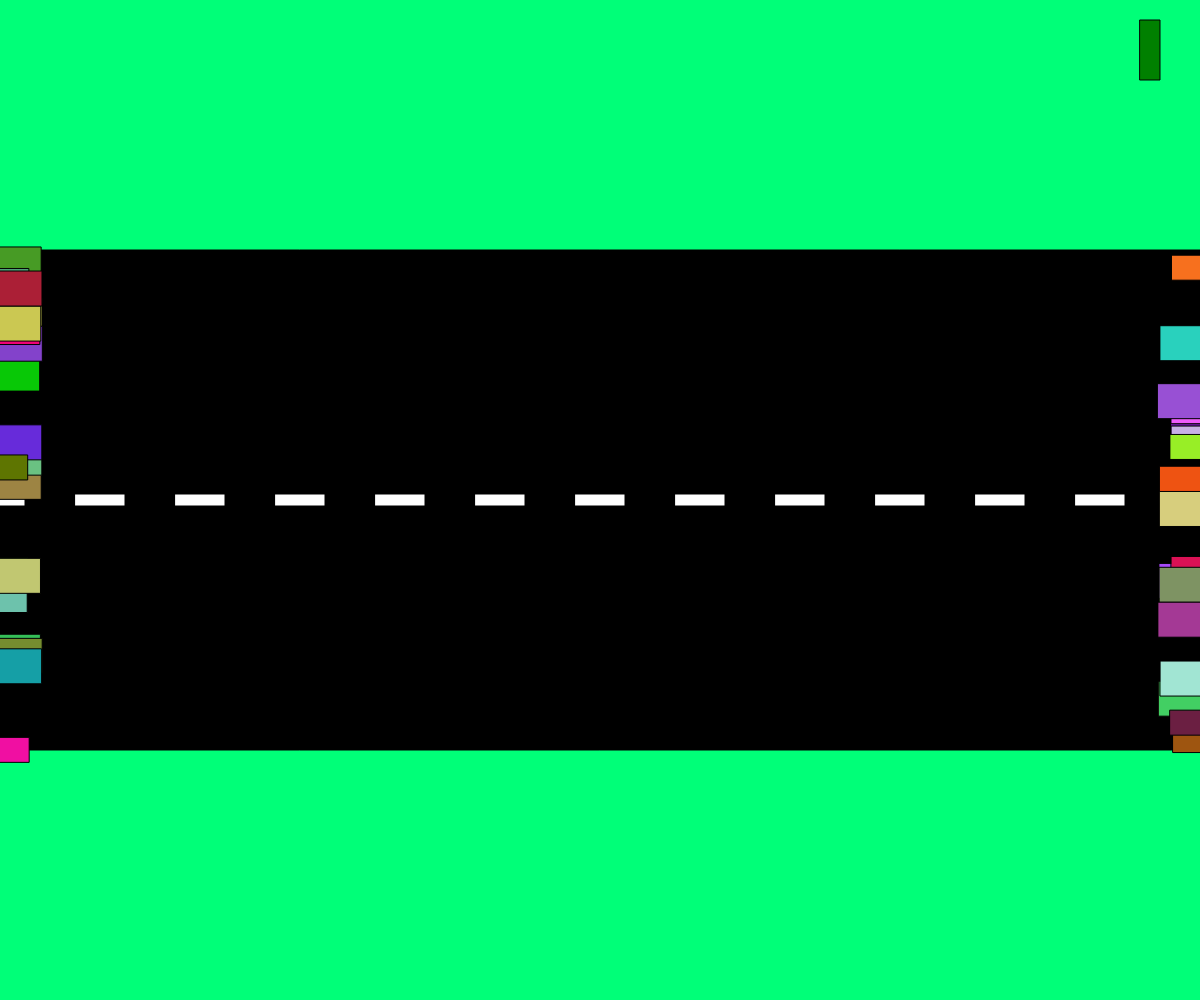
Frame 1 (no input)
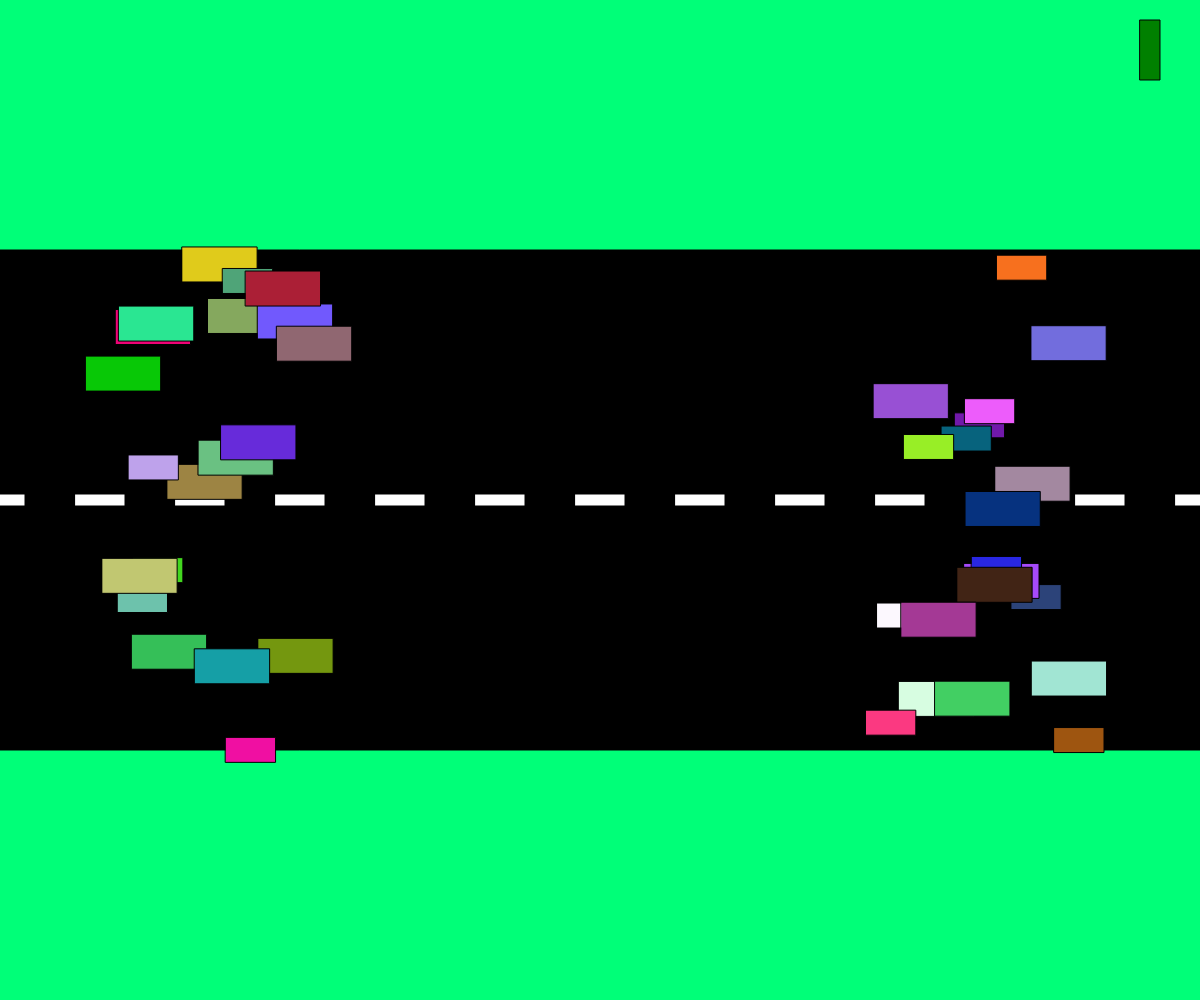
Frame 60 (no input)
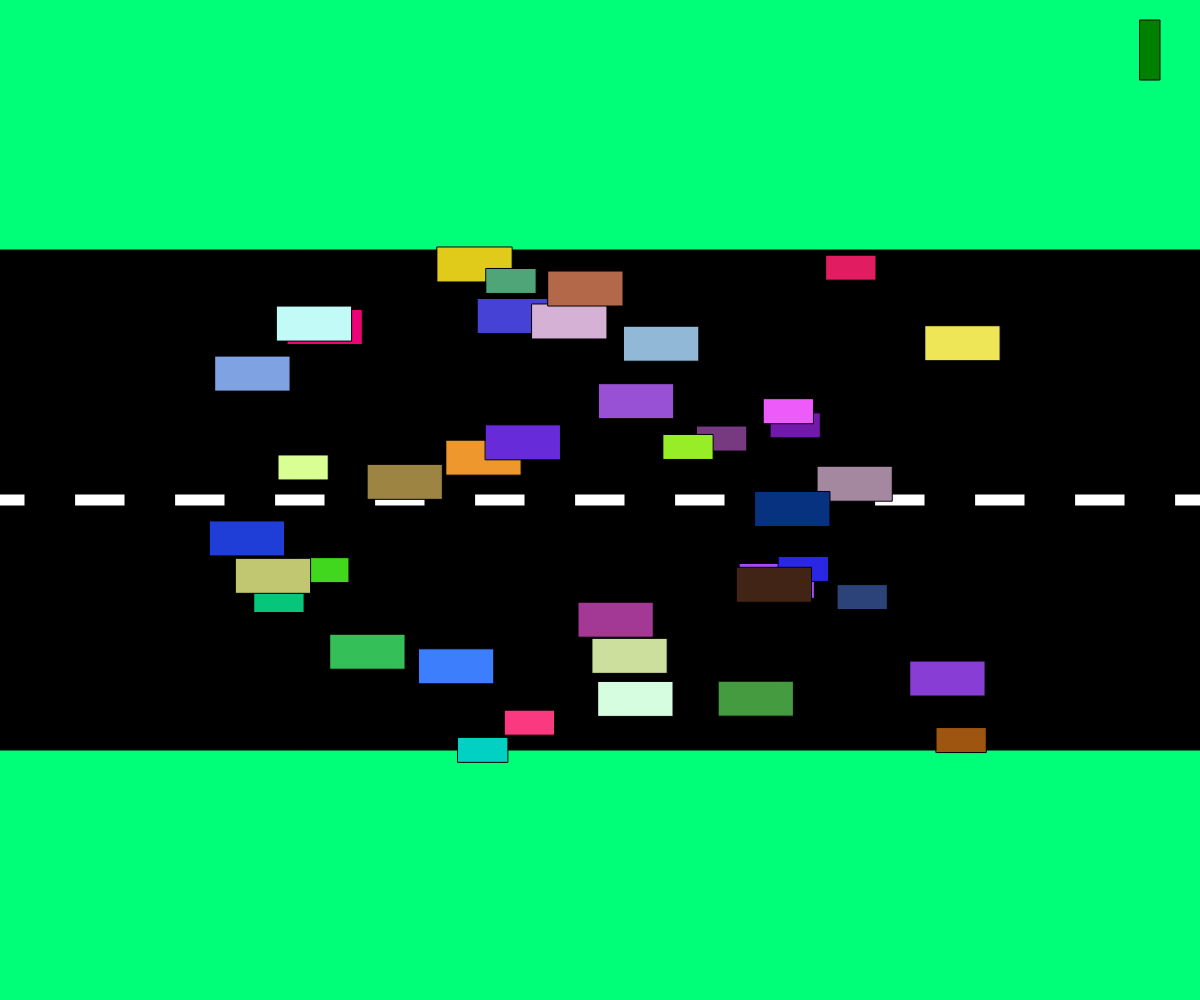
Frame 120 (the mouse pressed at the canvas centre since frame 60)

The p5.js sketch that drew these frames (run headless with seeded random() and noise() and a simulated clock; from frame 60 on, the mouse is pressed at the canvas centre):

// p5.js sketch
// ── sketch.js
let eastBound = [];
let westBound = [];
let trafficLight;

function setup() {
  createCanvas(windowWidth, windowHeight);
  
  // Populate vehicle arrays with 20 vehicles each
  for (let i = 0; i < 20; i++) {
    eastBound.push(new Vehicle(1));
    westBound.push(new Vehicle(0));
  }

  trafficLight = new TrafficLight();
}

function draw() {
  background(0, 255, 120);
  drawRoad();
  
  // Process eastbound vehicles
  for (let vehicle of eastBound) {
    vehicle.action();
  }

  // Process westbound vehicles
  for (let vehicle of westBound) {
    vehicle.action();
  }

  trafficLight.display();
  trafficLight.checkState();
}

function drawRoad(){
  rectMode(CENTER);
  fill(0);
  rect(width / 2, height / 2, width, height / 2);
  for (let i = 0; i <= width; i += width / 12) {
    fill(255, 255, 255);
    rect(i, height / 2, width / 24, 12);
  }
}

class Vehicle {
  constructor(direction) {
    this.type = int(random(0, 2));
    this.color = color(random(255), random(255), random(255));
    this.y = random(height / 4, 3 * height / 4);
    this.direction = direction;
    this.xSpeed = this.direction === 1 ? random(2, 5) : random(-5, -2);
    this.x = this.direction === 1 ? 0 : width;
  }

  display() {
    fill(this.color);
    if (this.type === 0) {
      rect(this.x, this.y, 50, 25); // Car
    } else {
      rect(this.x, this.y, 75, 35); // Truck
    }
  }

  move() {
    if (!trafficLight.red) {
      this.x += this.xSpeed;
      if (this.x > width + 50) {
        this.x = -50;
      } else if (this.x < -50) {
        this.x = width + 50;
      }
    }
  }

  speedUp() {
    if (abs(this.xSpeed) < 15) {
      this.xSpeed *= 1.1;
    }
  }

  speedDown() {
    if (abs(this.xSpeed) > 1) {
      this.xSpeed *= 0.9;
    }
  }

  changeColor() {
    this.color = color(random(255), random(255), random(255));
  }

  action() {
    this.move();
    if (random(100) < 1) {
      this.speedUp();
    }
    if (random(100) < 1) {
      this.speedDown();
    }
    if (random(100) < 1) {
      this.changeColor();
    }
    this.display();
  }
}

class TrafficLight {
  constructor() {
    this.state = "green";
    this.red = false;
    this.timer = 0;
  }

  display() {
    fill(this.red ? 'red' : 'green');
    rect(width - 50, 50, 20, 60);
  }

  checkState() {
    if (this.red) {
      this.timer++;
      if (this.timer > 120) {
        this.red = false;
        this.timer = 0;
      }
    }
  }
}

function keyPressed() {
  if (key === ' ') {
    trafficLight.red = true;
  }
}

function mousePressed() {
  if (mouseButton === LEFT && !keyIsDown(SHIFT)) {
    eastBound.push(new Vehicle(1));
  } else if (mouseButton === LEFT && keyIsDown(SHIFT)) {
    westBound.push(new Vehicle(0));
  }
}
